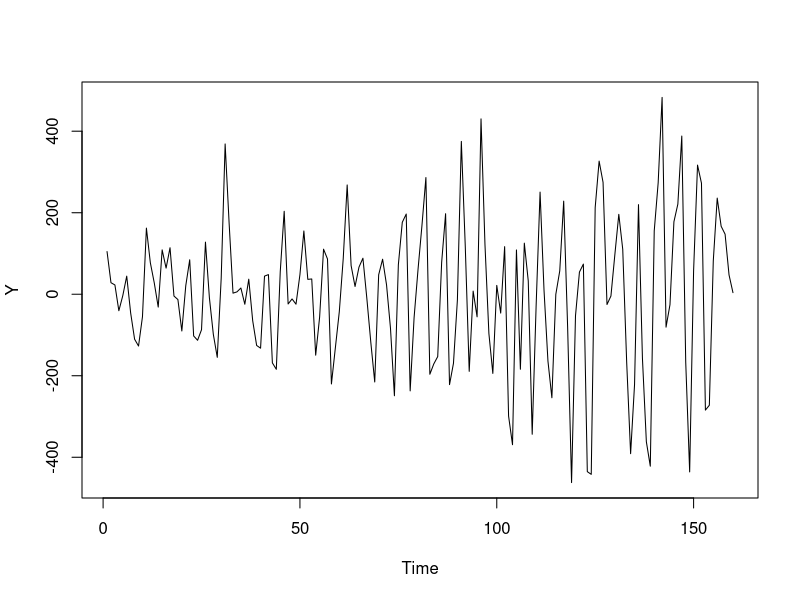
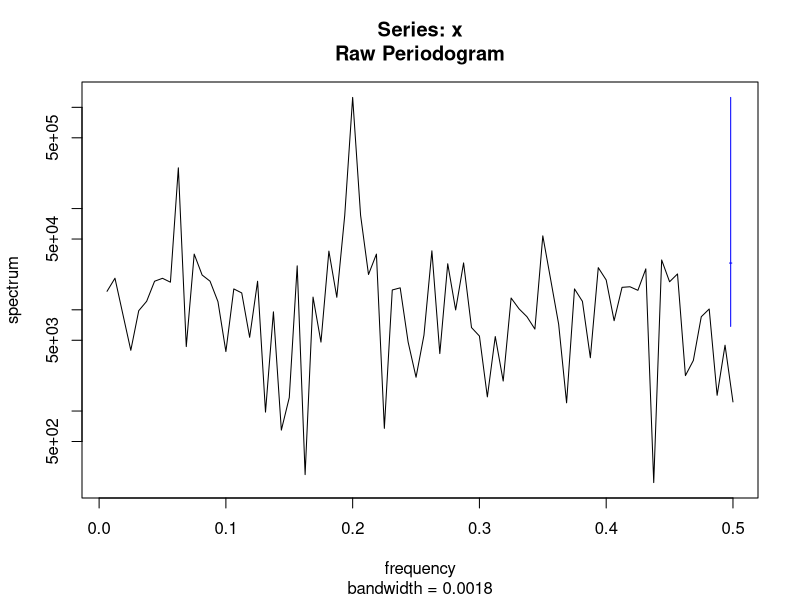
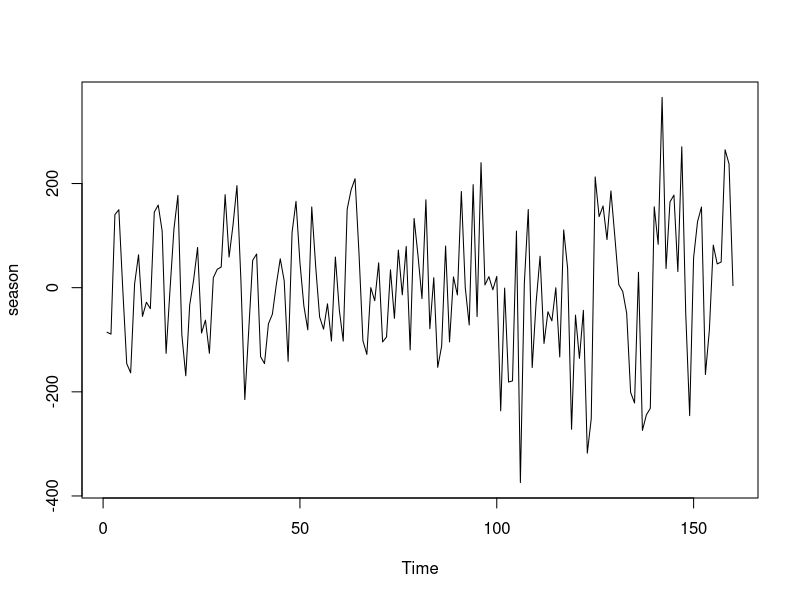

These figures' R source, in order:
# 4)
# b) Erwartungswert der Fehlerterme 1, Fehler groesser als 0
#    Oft zur Schaetzung benutzt: ln => E(ln(u)) = 0
#    (Siehe auch Jensensche Ungleichung)
#
# c) Zu 1 multiplizieren, geometrisches Mittel sollte 1 sein

data <- read.table('Aufgabe05.txt', header = TRUE)
timeseries <- ts(data)

# estimate trend
trendModel <- lm(timeseries ~ time(timeseries))
trend <- predict(trendModel, newdata = time(timeseries))

# estimate seasonality
season <- timeseries - trend
plot(season)

seasonSpectrum <- spectrum(season)
maxFreqIndex <- which.max(seasonSpectrum$spec)
maxFreq <- seasonSpectrum$freq[maxFreqIndex]
maxFreqDensity <- seasonSpectrum$spec[maxFreqIndex]

seasonModel <- function(x) {
  #maxFreqDensity * sin(2 * pi * maxFreq * x)
  200 * sin(2 * pi * maxFreq * x)
}

error <- season - seasonModel(time(timeseries))
plot(error)